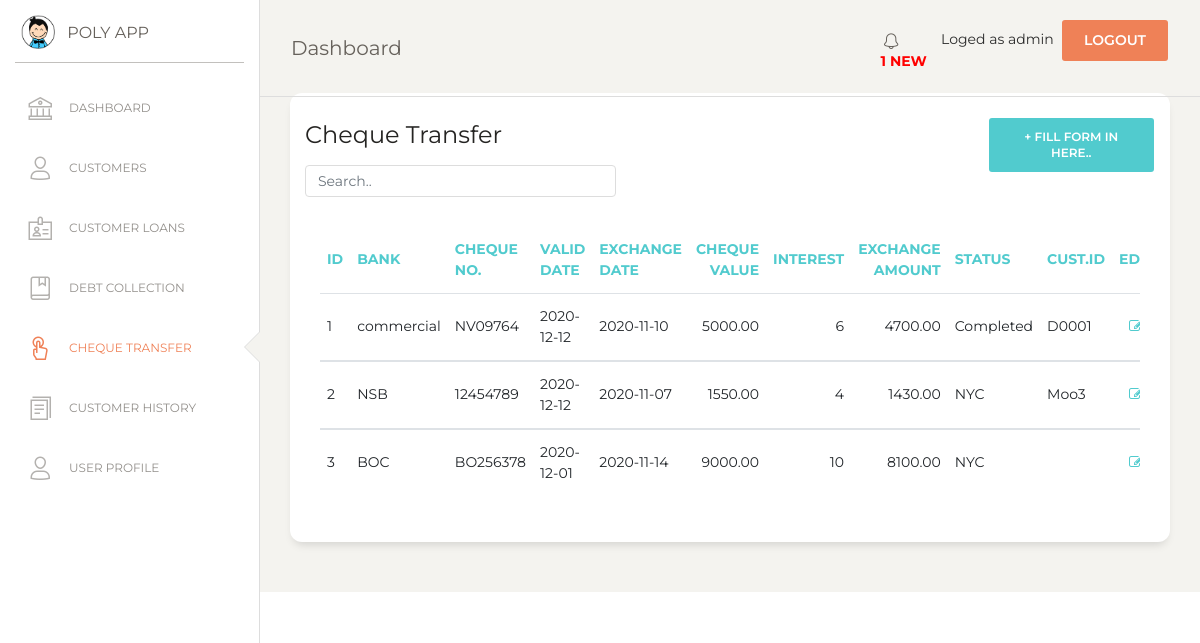
Page /cheque_transfer.php (signed in) on the committed database.
### tables this page shows
CREATE TABLE `cheque` (
  `cheque_id` int(7) NOT NULL,
  `bank` varchar(50) NOT NULL,
  `cheque_no` varchar(50) NOT NULL,
  `valid_date` date NOT NULL,
  `exchange_date` date NOT NULL,
  `cheque_value` double(10,2) NOT NULL,
  `interest` int(5) NOT NULL,
  `exchange_amt` double(10,2) NOT NULL,
  `status` varchar(20) NOT NULL,
  `cust_id` varchar(10) NOT NULL
);

### cheque_transfer.php (the view, shortened to what this page needs)
<?php
if (!isset($_SESSION['loged_user'])) {
    header('location: login.php');
}else {
$con = mysqli_connect(DB_HOSTNAME,DB_USERNAME,DB_PASSWORD);
mysqli_select_db($con,DB_NAME);
?>
<!DOCTYPE html>
<html lang="en">
<head>
  <link href="https://maxcdn.bootstrapcdn.com/font-awesome/latest/css/font-awesome.min.css" rel="stylesheet">
  <link href="assets/css/bootstrap.min.css" rel="stylesheet" />
  <link href="assets/css/paper-dashboard.css?v=2.0.1" rel="stylesheet" />
  <link href="assets/demo/demo.css" rel="stylesheet" />
</head>
<body class="">
  <div class="wrapper ">
    <div class="sidebar" data-color="white" data-active-color="danger">
      <div class="logo">
        <a href="#" class="simple-text logo-mini">
          <div class="logo-image-small">
            <img src="assets/img/logo-small.png">
          </div>
        </a>
        <a href="#" class="simple-text logo-normal">
          POLY APP
        </a>
      </div>
      <div class="sidebar-wrapper">
        <ul class="nav">
          <li>
            <a href="index">
              <i class="nc-icon nc-bank"></i>
              <p>DASHBOARD</p>
            </a>
          </li>
          <li>
            <a href="customer">
              <i class="nc-icon nc-single-02"></i>
              <p>CUSTOMERS</p>
            </a>
          </li>
          <li>
            <a href="customer_loan">
              <i class="nc-icon nc-badge"></i>
              <p>CUSTOMER LOANS</p>
            </a>
          </li>
          <li>
            <a href="debt_collection">
              <i class="nc-icon nc-book-bookmark"></i>
              <p>DEBT COLLECTION</p>
            </a>
          </li>
          <li  class="active">
            <a href="cheque_transfer">
              <i class="nc-icon nc-tap-01"></i>
              <p>CHEQUE TRANSFER</p>
            </a>
          </li>
          <li>
            <a href="report">
              <i class="nc-icon nc-single-copy-04"></i>
              <p>CUSTOMER HISTORY</p>
            </a>
          </li>
          <li>
            <a href="user">
              <i class="nc-icon nc-single-02"></i>
              <p>USER PROFILE</p>
            </a>
          </li>
        </ul>
      </div>
    </div>
    <div class="main-panel">
      <?php include('include/nav.php');  ?>
      <div class="content">
      <div class="row">
          <div class="col-md-12">
            <div class="card">
              <div class="row">
              <div class="col-md-9">
              <div class="card-header">
                <h4 class="card-title"> Cheque Transfer</h4>
                <input class="form-control myInput" id="myInput" type="text" placeholder="Search..">
              </div>
              </div>
              <div class="col-md-3">
                <div class="card-header">
                  <button type="button" class="btn btn-primary add-btn" data-toggle="modal" data-target="#Form1">+ FILL FORM IN HERE..
                  </button>
                </div>
              </div>
              </div>
              <div class="card-body">
              <div class="card-body">
                <div class="table-responsive">
                  <table class="table" id="myTable">
                    <thead class="text-primary">
                      <th>                    ID</th>
                      <th>                    Bank</th>
                      <th>                    Cheque No.</th>
                      <th>                    Valid Date</th>
                      <th>                    Exchange Date</th>
                      <th class="text-right"> Cheque Value</th>
                      <th class="text-right"> Interest</th>
                      <th class="text-right"> Exchange Amount</th>
                      <th>                    Status</th>
                      <th>                    cust.ID</th>
                      <th class="text-center">                    Edit 				</th>
                    </thead>
                    <tbody>
                      <?php
                      $sql=mysqli_query($con,"SELECT * FROM cheque");
                      $numRows = mysqli_num_rows($sql);
                      if($numRows > 0) {
                        while($row = mysqli_fetch_assoc($sql)) {
                          ?>
                          <tr>
                            <td>                    <?php echo $row['cheque_id'] ?>     </td>
                            <td>                    <?php echo $row['bank'] ?>          </td>
                            <td>                    <?php echo $row['cheque_no'] ?>     </td>
                            <td>                    <?php echo $row['valid_date'] ?>    </td>
                            <td>                    <?php echo $row['exchange_date'] ?> </td>
                            <td class="text-right"> <?php echo $row['cheque_value'] ?>  </td>
                            <td class="text-right"> <?php echo $row['interest'] ?>      </td>
                            <td class="text-right"> <?php echo $row['exchange_amt']?>   </td>
                            <td>                    <?php echo $row['status']?>         </td>
                            <td>                    <?php echo $row['cust_id'] ?>       </td>
                            <td class="text-center">
                              <a href="#" onclick="editView(<?php echo $row['cheque_id']; ?>)" name="edit">
                                <i class="fa fa-pencil-square-o" aria-hidden="true"></i></a>
                            </td>
                          </tr>
                    </tbody>
                           <?php
                        }
                      }
                    ?>
                    </table>
                </div>
              </div>
             </div>
            </div>
          </div>
          </div>
        </div>
      </div>
       <?php include('include/footer.php');  ?>
    </div>
</body>
</html>
<?php
}
?>

### assets/demo/demo.css (style rules this page uses)
.add-btn { float: right !important; }
.myInput { width: 50% !important; }

### rows in the picture
cheque: cheque_id "1", bank "commercial", cheque_no "NV09764", valid_date "2020-12-12", exchange_date "2020-11-10", cheque_value "5000.00", interest "6", exchange_amt "4700.00", status "Completed", cust "D0001"
cheque: cheque_id "2", bank "NSB", cheque_no "12454789", valid_date "2020-12-12", exchange_date "2020-11-07", cheque_value "1550.00", interest "4", exchange_amt "1430.00", status "NYC", cust "Moo3"
cheque: cheque_id "3", bank "BOC", cheque_no "BO256378", valid_date "2020-12-01", exchange_date "2020-11-14", cheque_value "9000.00", interest "10", exchange_amt "8100.00", status "NYC"

### other values in the picture
$numRows "1"
$_SESSION['loged_user'] "admin"
